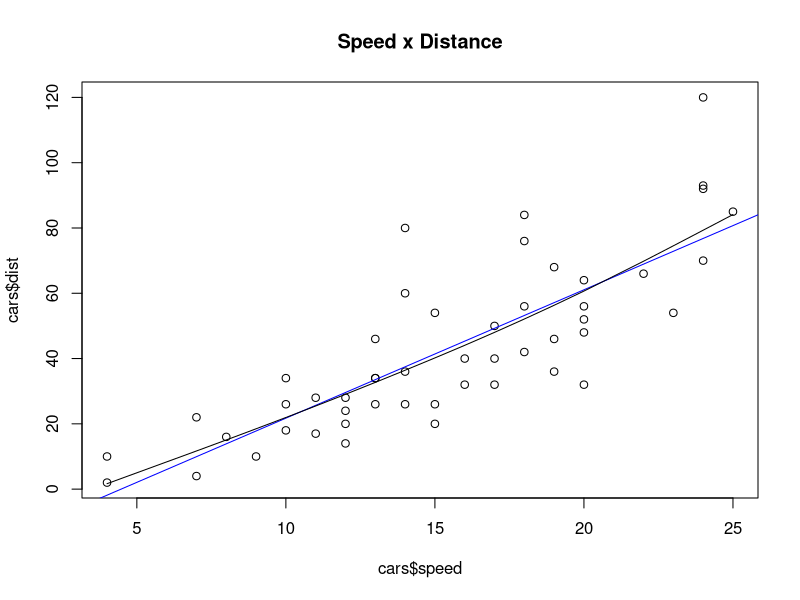
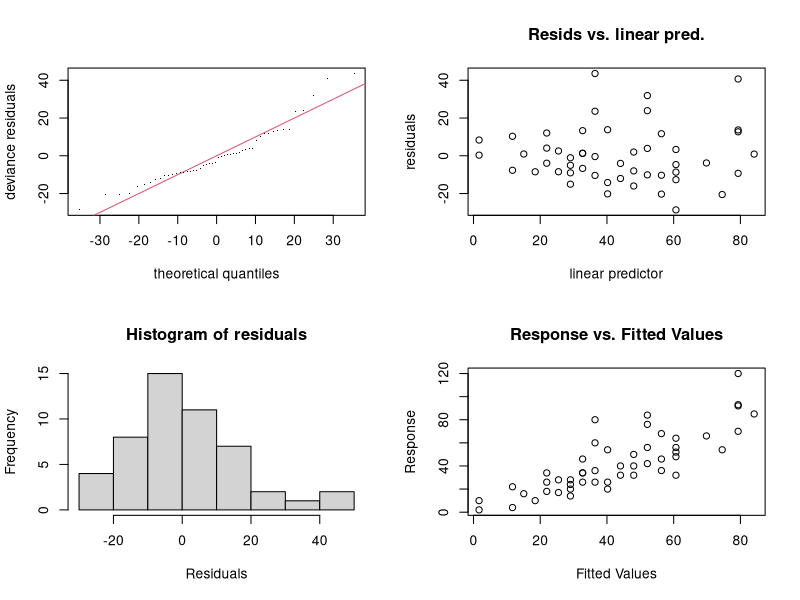
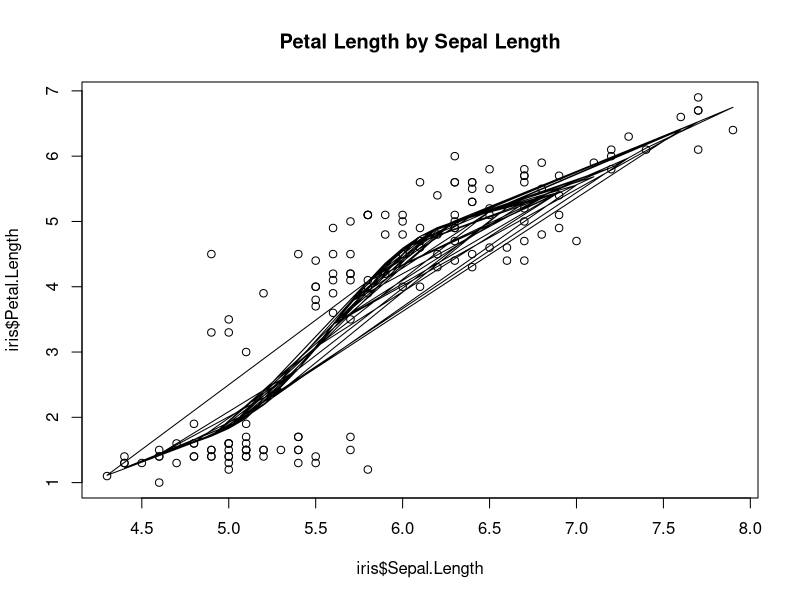
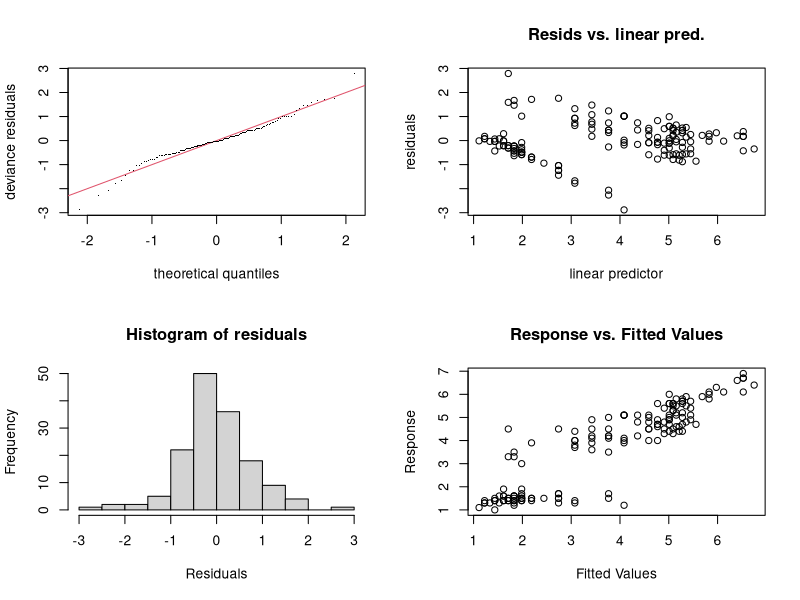

Write R code to recreate these figures, in order.

library("mgcv")

dev.off()

plot(cars$speed, cars$dist, main="Speed x Distance")
lin_fit <- lm(dist ~ speed
              , data=cars)
abline(lin_fit, col="blue")



gam_fit <- mgcv::gam(dist ~ s(speed, bs="cr")
              , data=cars)
lines(cars$speed, fitted(gam_fit))

mgcv::gam.check(gam_fit)

##################
# try out gam on iris
##################

plot(iris$Sepal.Length, iris$Petal.Length
     , main="Petal Length by Sepal Length")

iris_gam <- mgcv::gam(Petal.Length ~ s(Sepal.Length)
                      , data=iris)
lines(iris$Sepal.Length, fitted(iris_gam))

mgcv::gam.check(iris_gam)

iris_gam
str(iris_gam)
iris_gam$aic
